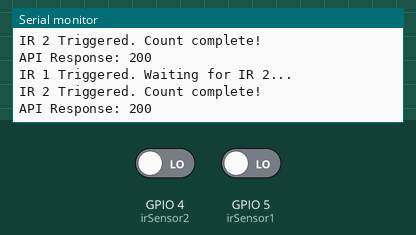
Bench run of a sketch on a simulated ESP8266 (NodeMCU). Shown: the last lines printed to the serial monitor. Inputs (shaded band) come from the test bench; at power-on: GPIO 4 (irSensor2) LOW, GPIO 5 (irSensor1) LOW. WiFi joins after 1.5 s; servers stay silent unless stated; uploads are accepted with an empty reply.

Above: at 2.7 s.
2.8 s: GPIO 4 (irSensor2) driven HIGH
At 3.06 s:
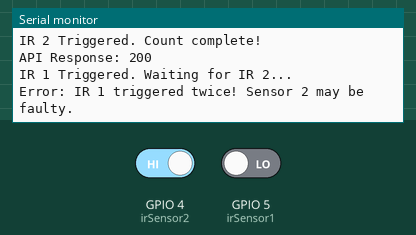
5.6 s: GPIO 4 (irSensor2) driven LOW and GPIO 5 (irSensor1) driven HIGH
At 6.86 s:
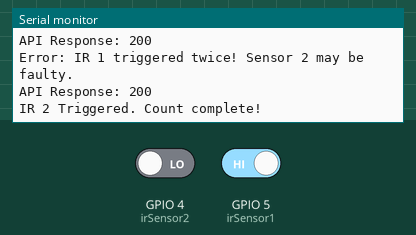

The sketch:

nodemcu.ino
```cpp
#include <ESP8266WiFi.h>
#include <ESP8266HTTPClient.h>
#include <WiFiClient.h>
#include <ArduinoJson.h>

// --- WiFi Settings ---
const char* ssid = "No_network";
const char* password = "87654321";

// --- API Settings ---
// Change to your computer's IP address and the Next.js port
// Uncomment the one you are currently using
// const String apiEndpoint = "http://10.7.5.109:3000/api/sensor/update";
const String apiEndpoint = "http://10.106.42.85:3000/api/sensor/update";
const String apiSecret = "secret123"; // Must match SENSOR_API_SECRET in Next.js .env
const String machineId = "S-01"; // Which machine this NodeMCU is attached to

// --- IR Sensor Pins ---
const int irSensor1 = 5; // D1 (GPIO 5)
const int irSensor2 = 4; // D2 (GPIO 4)

// --- State Machine States ---
enum State { IDLE, WAITING_FOR_IR2 };
State currentState = IDLE;

// --- Timing and Debounce ---
unsigned long lastStateChangeTime = 0;
const unsigned long timeoutMs = 5000; // 5 seconds timeout to wait for IR2
const unsigned long debounceDelay = 200; // 200ms debounce
unsigned long lastPingTime = 0;
const unsigned long pingInterval = 3000; // 3 seconds heartbeat ping

void setup() {
  Serial.begin(115200);
  pinMode(irSensor1, INPUT);
  pinMode(irSensor2, INPUT);

  WiFi.begin(ssid, password);
  Serial.print("Connecting to WiFi");
  while (WiFi.status() != WL_CONNECTED) {
    delay(500);
    Serial.print(".");
  }
  Serial.println("\nConnected to WiFi");
}

void loop() {
  // Read sensors (LOW means object detected for most IR modules)
  bool ir1Triggered = (digitalRead(irSensor1) == LOW);
  bool ir2Triggered = (digitalRead(irSensor2) == LOW);

  unsigned long currentTime = millis();

  // --- Heartbeat Ping ---
  if (currentTime - lastPingTime > pingInterval) {
    Serial.println("Sending heartbeat ping...");
    sendApiUpdate(0, "ping", "");
    lastPingTime = currentTime;
  }

  switch (currentState) {
    case IDLE:
      if (ir1Triggered) {
        Serial.println("IR 1 Triggered. Waiting for IR 2...");
        currentState = WAITING_FOR_IR2;
        lastStateChangeTime = currentTime;
        delay(debounceDelay);
      } else if (ir2Triggered) {
        // IR 2 triggered while IDLE (reverse flow or Sensor 1 faulty)
        Serial.println("Error: IR 2 triggered before IR 1! Sensor 1 may be faulty.");
        sendApiUpdate(0, "error", "sensor_1_faulty_or_reverse_flow");
        delay(debounceDelay * 5); // Wait before re-checking to avoid spamming
      }
      break;

    case WAITING_FOR_IR2:
      if (ir2Triggered) {
        // Normal flow completed
        Serial.println("IR 2 Triggered. Count complete!");
        sendApiUpdate(1, "ok", ""); // Send count = 1
        currentState = IDLE;
        delay(debounceDelay);
      } else if (ir1Triggered && (currentTime - lastStateChangeTime > debounceDelay)) {
        // IR 1 triggered AGAIN before IR 2
        Serial.println("Error: IR 1 triggered twice! Sensor 2 may be faulty.");
        sendApiUpdate(0, "error", "sensor_2_faulty");
        lastStateChangeTime = currentTime; // Reset timer
        delay(debounceDelay * 5);
      } else if (currentTime - lastStateChangeTime > timeoutMs) {
        // Timeout waiting for IR 2
        Serial.println("Error: Timeout waiting for IR 2.");
        sendApiUpdate(0, "error", "timeout_waiting_for_sensor_2");
        currentState = IDLE;
      }
      break;
  }
}

void sendApiUpdate(int countIncrement, String status, String errorMsg) {
  if (WiFi.status() == WL_CONNECTED) {
    WiFiClient client;
    HTTPClient http;

    http.begin(client, apiEndpoint);
    http.addHeader("Content-Type", "application/json");
    http.addHeader("Authorization", "Bearer " + apiSecret);

    // Create JSON Payload
    StaticJsonDocument<200> doc;
    doc["machine_no"] = machineId;
    doc["count"] = countIncrement;
    doc["status"] = status;
    doc["error_msg"] = errorMsg.length() > 0 ? errorMsg : (char*)NULL;

    String jsonPayload;
    serializeJson(doc, jsonPayload);

    int httpResponseCode = http.POST(jsonPayload);

    if (httpResponseCode > 0) {
      String response = http.getString();
      Serial.println("API Response: " + String(httpResponseCode));
      Serial.println(response);
    } else {
      Serial.print("Error on sending POST: ");
      Serial.println(httpResponseCode);
    }
    http.end();
  } else {
    Serial.println("Error in WiFi connection");
  }
}
```

Measured:
- after the input at 2.8 s, the serial monitor: prints a new line after 0.11 s (image 1)
- after the input at 5.6 s, the serial monitor: prints a new line after 1.1 s (image 2)
